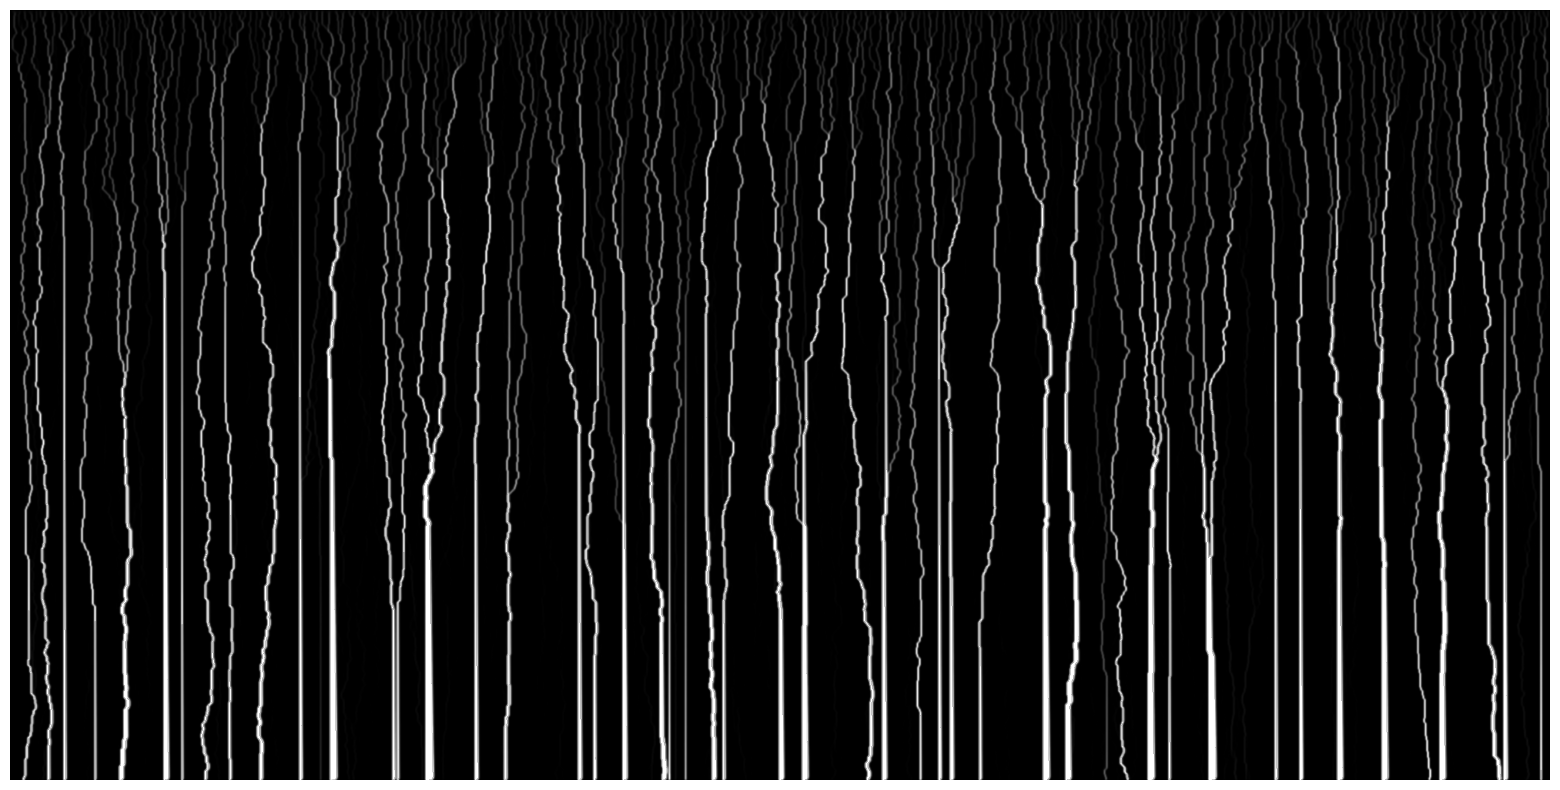

Write the Python code that produced this figure.
import numpy as np
import matplotlib.pyplot as plt
import numba
import noise
import random

# --- parameters
INIT_WALKERS = 200
MOMENTUM_MULTIPLIER = 4
BRANCHING_PROB = 0.0015
LOSS_PROB = 0.01
TRIALS = 100
HEIGHT = 1000
WIDTH = 2000
MAX_WALKERS = 20000 # Pre-allocate array for Numba

# parameters for guassian brush kernel
KERNEL_SIZE = 11        # width of the brush (should be odd)
KERNEL_SIGMA = 1.0      # brush softness
PRESENCE_MULTIPLIER = 1.5 # max erosion multiplier at centre

# --- define functions
def create_noisy_map(width, height, scale, octaves, persistence, lacunarity, seed):
    noisy_map = np.zeros((height, width))
    for y in range(height):
        for x in range(width):
            nx = x / scale
            ny = y / scale
            noise_val = noise.pnoise2(nx, ny,
                                      octaves=octaves,
                                      persistence=persistence,
                                      lacunarity=lacunarity,
                                      base=seed)
            noisy_map[y][x] = noise_val

    noisy_map = (noisy_map + 1) / 2 # Scale noise from range [-1, 1] to [0, 1]
    noisy_map = 1.0 + noisy_map * 0.5 # Then scale to a base of 1.0 with some variation, e.g., [1.0, 1.5]

    return noisy_map

def make_gaussian_kernel(size, sigma, peak_multiplier):
    """Creates a 2D Gaussian kernel to use as a multiplicative erosion brush."""
    if size % 2 == 0:
        size += 1  # Ensure size is odd for a clear center

    ax = np.linspace(-(size - 1) / 2., (size - 1) / 2., size)
    xx, yy = np.meshgrid(ax, ax)

    kernel = np.exp(-0.5 * (np.square(xx) + np.square(yy)) / np.square(sigma))

    # Scale the kernel so its center applies the peak_multiplier
    # and its edges apply a factor of 1 (no change).
    scaled_kernel = 1.0 + (kernel * (peak_multiplier - 1.0))
    return scaled_kernel

def weighted_choice(choices, weights):
        cum_weights = np.cumsum(weights)
        total = cum_weights[-1]
        if total <= 0: # Failsafe for zero weights
            return np.random.choice(choices)
        rand_val = np.random.rand() * total
        for i, cw in enumerate(cum_weights):
            if rand_val < cw:
                return choices[i]
        return choices[-1]


# --- gen kernel
erosion_kernel = make_gaussian_kernel(KERNEL_SIZE, KERNEL_SIGMA, PRESENCE_MULTIPLIER)


# --- numba function to speed up processing
@numba.jit(nopython=True)
def run_trial_fast(map_data, erosion_kernel):
    # Initialize walkers for this trial
    walkers = np.zeros((MAX_WALKERS, 3), dtype=np.int64)
    walkers[:INIT_WALKERS, 1] = np.random.randint(1, WIDTH - 1, size=INIT_WALKERS)
    num_walkers = INIT_WALKERS

    def weighted_choice(choices, weights):
        cum_weights = np.cumsum(weights)
        total = cum_weights[-1]
        if total <= 0: # Failsafe for zero weights
            return np.random.choice(choices)
        rand_val = np.random.rand() * total
        for i, cw in enumerate(cum_weights):
            if rand_val < cw:
                return choices[i]
        return choices[-1]

    # kernel properties
    k_h, k_w = erosion_kernel.shape
    k_h_half, k_w_half = k_h // 2, k_w // 2

    for y_pos in range(HEIGHT - 1):
        if num_walkers == 0:
            break

        next_walkers = np.zeros((MAX_WALKERS, 3), dtype=np.int64)
        next_walkers_count = 0

        for i in range(num_walkers):
            # --- ADDED: Core walker movement logic ---
            y, x, last_dx = walkers[i]

            if x <= 0 or x >= WIDTH - 1:
                continue

            weights = np.array([ map_data[y + 1, x - 1], map_data[y + 1, x], map_data[y + 1, x + 1] ])
            weights[last_dx + 1] *= MOMENTUM_MULTIPLIER
            dx = weighted_choice(np.array([-1, 0, 1]), weights)

            new_y, new_x = y + 1, x + dx

            y_start = max(0, new_y - k_h_half)
            y_end = min(HEIGHT, new_y + k_h_half + 1)
            x_start = max(0, new_x - k_w_half)
            x_end = min(WIDTH, new_x + k_w_half + 1)

            ky_start = max(0, k_h_half - (new_y - y_start))
            ky_end = k_h - max(0, (new_y + k_h_half + 1) - y_end)
            kx_start = max(0, k_w_half - (new_x - x_start))
            kx_end = k_w - max(0, (new_x + k_w_half + 1) - x_end)

            map_slice = map_data[y_start:y_end, x_start:x_end]
            kernel_slice = erosion_kernel[ky_start:ky_end, kx_start:kx_end]

            if map_slice.shape == kernel_slice.shape:
                map_data[y_start:y_end, x_start:x_end] *= kernel_slice


            if next_walkers_count >= MAX_WALKERS - 2:
                continue

            # branching
            if np.random.rand() < BRANCHING_PROB:
                next_walkers[next_walkers_count] = (new_y, new_x, dx)
                next_walkers_count += 1

            # survival of current walker
            if np.random.rand() > (LOSS_PROB / map_data[new_y, new_x]):
                next_walkers[next_walkers_count] = (new_y, new_x, dx)
                next_walkers_count += 1

        walkers = next_walkers
        num_walkers = next_walkers_count


#map_data = np.ones((HEIGHT, WIDTH), dtype=np.float64)
map_data = create_noisy_map(width=WIDTH, height=HEIGHT, scale=150,octaves=5, persistence=1, lacunarity=1.2, seed=random.randint(0, 100))

# Higher value = larger, smoother features ("zoom level")
# Number of noise layers, more octaves = more detail
# Amplitude of each successive octave
# Frequency of each successive octave

print("starting map:")
plt.figure(figsize=(5, 10))
plt.imshow(np.log1p(map_data), cmap='grey')
plt.axis('off')
plt.show()


for trial in range(TRIALS):
    run_trial_fast(map_data, erosion_kernel) # Run the accelerated simulation
    #print(f"Trial {trial + 1}/{TRIALS} completed.")
    if (trial+1) % 10 == 0:
        print(f"trial {trial+1}:")
        plt.figure(figsize=(20, 10))
        plt.imshow(np.log1p(map_data), cmap='grey')
        plt.axis('off')
        plt.show()
